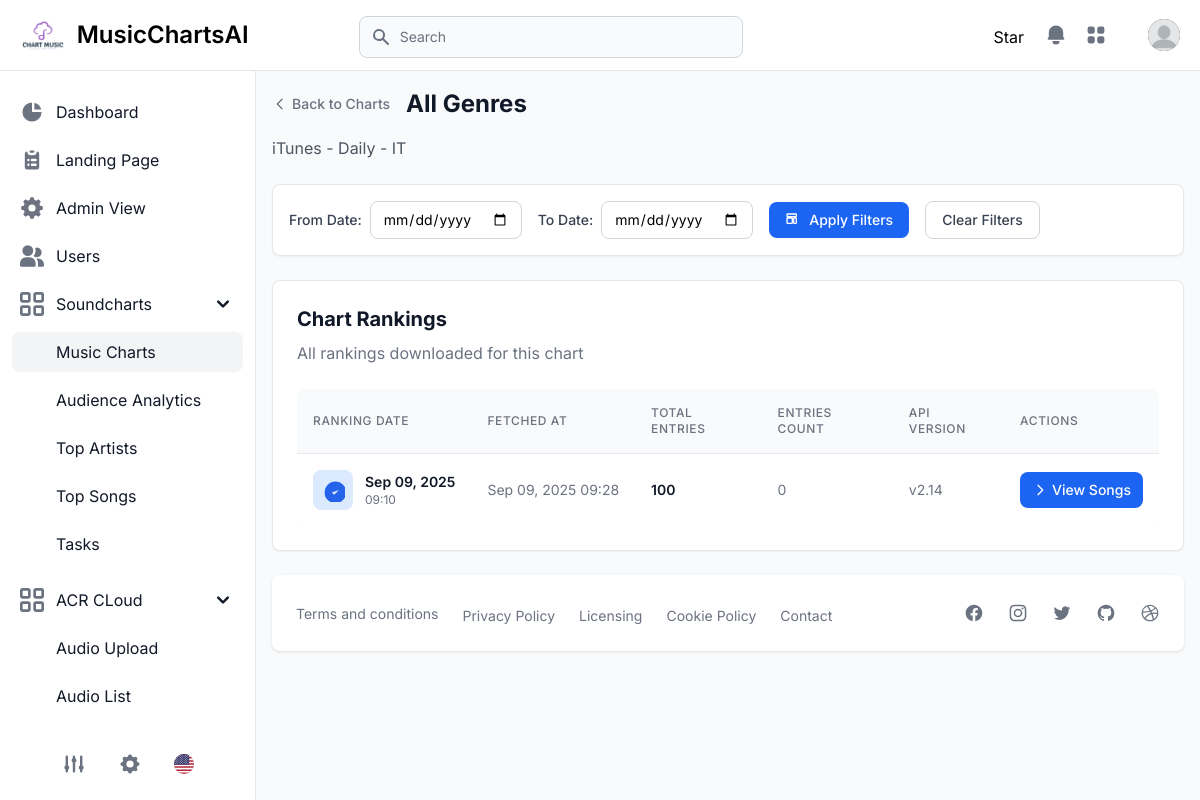
Before: /charts/17/rankings/ (signed in) with the older database file.
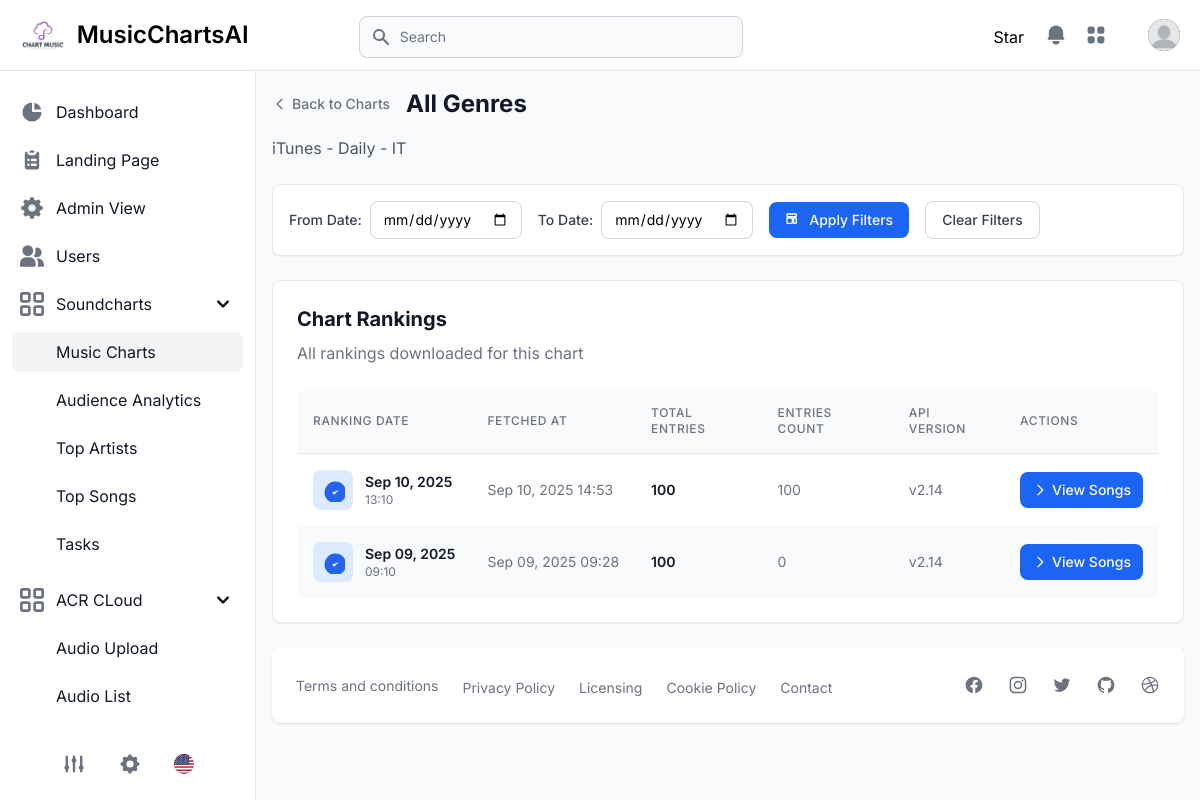
After: the same page with the newer database file.
### apps/soundcharts/models.py (models this page shows, shortened)
class ChartRanking(models.Model):
    chart = models.ForeignKey(Chart, on_delete=models.SET_NULL, related_name="rankings", null=True)
    ranking_date = models.DateTimeField(
        help_text="Date when this ranking was published"
    )
    fetched_at = models.DateTimeField(
        auto_now_add=True, help_text="When this ranking was fetched from API"
    )
    total_entries = models.IntegerField(
        default=0, help_text="Total number of entries in this ranking"
    )
    api_version = models.CharField(
        max_length=50, blank=True, help_text="API version used"
    )
    class Meta:
        constraints = [
            models.UniqueConstraint(
                fields=["chart", "ranking_date"], name="unique_chart_ranking_date"
            )
        ]
        ordering = ["-ranking_date"]
        verbose_name = "Chart Ranking"
        verbose_name_plural = "Chart Rankings"
    @property
    def entries_count(self):
        return self.entries.count()

### apps/pages/views.py (the view)
# urls.py: path("charts/<int:chart_id>/rankings/", views.chart_rankings, name="chart_rankings"),
@login_required(login_url='/users/signin/')
def chart_rankings(request, chart_id):
    chart = get_object_or_404(Chart, id=chart_id)
    date_from = request.GET.get('date_from', '')
    date_to = request.GET.get('date_to', '')
    rankings = ChartRanking.objects.filter(chart=chart).order_by('-ranking_date')
    if date_from:
        rankings = rankings.filter(ranking_date__date__gte=date_from)
    if date_to:
        rankings = rankings.filter(ranking_date__date__lte=date_to)
    context = {
        'segment': 'charts',
        'chart': chart,
        'rankings': rankings,
        'current_filters': {
            'date_from': date_from,
            'date_to': date_to,
        }
    }
    return render(request, "dashboard/chart_rankings_table.html", context)

### templates/dashboard/chart_rankings_table.html (shortened to what the changed rows need)
{% extends "layouts/base.html" %}
{% load static %}
{% block content %}
<main>
  <div class="px-4 pt-6">
    <div class="mb-6">
      <div class="flex items-center mb-4">
        <h1 class="text-2xl font-bold text-gray-900 dark:text-white">{{ chart.name }}</h1>
      </div>
    </div>
    <div class="p-4 bg-white border border-gray-200 rounded-lg shadow-sm dark:border-gray-700 sm:p-6 dark:bg-gray-800">
      <div class="flex flex-col mt-6">
        <div class="overflow-x-auto rounded-lg">
          <div class="inline-block min-w-full align-middle">
            <div class="overflow-hidden shadow sm:rounded-lg">
              <table class="min-w-full divide-y divide-gray-200 dark:divide-gray-600">
                <thead class="bg-gray-50 dark:bg-gray-700">
                  <tr>
                    <th scope="col" class="p-4 text-xs font-medium tracking-wider text-left text-gray-500 uppercase dark:text-white">
                      Ranking Date
                    </th>
                    <th scope="col" class="p-4 text-xs font-medium tracking-wider text-left text-gray-500 uppercase dark:text-white">
                      Fetched At
                    </th>
                    <th scope="col" class="p-4 text-xs font-medium tracking-wider text-left text-gray-500 uppercase dark:text-white">
                      Total Entries
                    </th>
                    <th scope="col" class="p-4 text-xs font-medium tracking-wider text-left text-gray-500 uppercase dark:text-white">
                      Entries Count
                    </th>
                    <th scope="col" class="p-4 text-xs font-medium tracking-wider text-left text-gray-500 uppercase dark:text-white">
                      API Version
                    </th>
                    <th scope="col" class="p-4 text-xs font-medium tracking-wider text-left text-gray-500 uppercase dark:text-white">
                      Actions
                    </th>
                  </tr>
                </thead>
                <tbody class="bg-white dark:bg-gray-800">
                  {% for ranking in rankings %}
                  <tr class="{% cycle '' 'bg-gray-50 dark:bg-gray-700' %}">
                    <td class="p-4 text-sm font-normal text-gray-900 whitespace-nowrap dark:text-white">
                      <div class="flex items-center">
                        <div class="flex-shrink-0 w-10 h-10 bg-primary-100 dark:bg-primary-900 rounded-lg flex items-center justify-center mr-3">
                          <svg class="w-6 h-6 text-primary-600 dark:text-primary-400" fill="currentColor" viewBox="0 0 20 20">
                            <path d="M9 12l2 2 4-4m6 2a9 9 0 11-18 0 9 9 0 0118 0z"></path>
                          </svg>
                        </div>
                        <div>
                          <div class="font-semibold">{{ ranking.ranking_date|date:"M d, Y" }}</div>
                          <div class="text-xs text-gray-500 dark:text-gray-400">{{ ranking.ranking_date|time:"H:i" }}</div>
                        </div>
                      </div>
                    </td>
                    <td class="p-4 text-sm font-normal text-gray-500 whitespace-nowrap dark:text-gray-400">
                      {{ ranking.fetched_at|date:"M d, Y H:i" }}
                    </td>
                    <td class="p-4 text-sm font-semibold text-gray-900 whitespace-nowrap dark:text-white">
                      {{ ranking.total_entries }}
                    </td>
                    <td class="p-4 text-sm font-normal text-gray-500 whitespace-nowrap dark:text-gray-400">
                      {{ ranking.entries_count }}
                    </td>
                    <td class="p-4 text-sm font-normal text-gray-500 whitespace-nowrap dark:text-gray-400">
                      {{ ranking.api_version|default:"N/A" }}
                    </td>
                    <td class="p-4 whitespace-nowrap">
                      <a href="{% url 'ranking_songs' ranking.id %}"
                         class="inline-flex items-center px-3 py-2 text-sm font-medium text-white bg-blue-600 rounded-lg hover:bg-blue-700 focus:ring-4 focus:ring-blue-300 dark:bg-green-600 dark:hover:bg-green-700 dark:focus:ring-green-800">
                        <svg class="w-4 h-4 mr-1" fill="none" stroke="currentColor" viewBox="0 0 24 24">
                          <path stroke-linecap="round" stroke-linejoin="round" stroke-width="2" d="M9 5l7 7-7 7"></path>
                        </svg>
                        View Songs
                      </a>
                    </td>
                  </tr>
                  {% empty %}
                  <tr>
                    <td colspan="6" class="p-4 text-center text-gray-500 dark:text-gray-400">
                      No rankings found for this chart.
                    </td>
                  </tr>
                  {% endfor %}
                </tbody>
              </table>
            </div>
          </div>
        </div>
      </div>
    </div>
  </div>
</main>
{% endblock content %}

Changed rows visible on the page:
added ChartRanking: ranking_date "Sep 10, 2025", ranking_date "13:10", fetched_at "Sep 10, 2025 14:53", total_entries "100", entries_count "100", api_version "v2.14"
